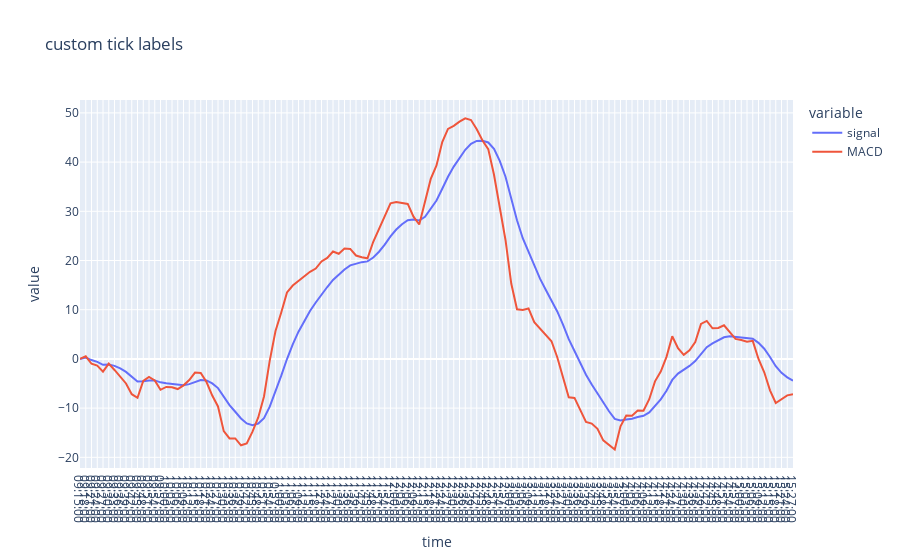

Write notebook code for a chart like this one.
### Code cell
fig = px.line(df, x="time", y=["signal","MACD"],
              hover_data={"date": "|%B %d, %Y"},
              title='custom tick labels')
fig.update_xaxes(
    dtick="M1",
    tickformat="%b\n%Y")
fig.show()
